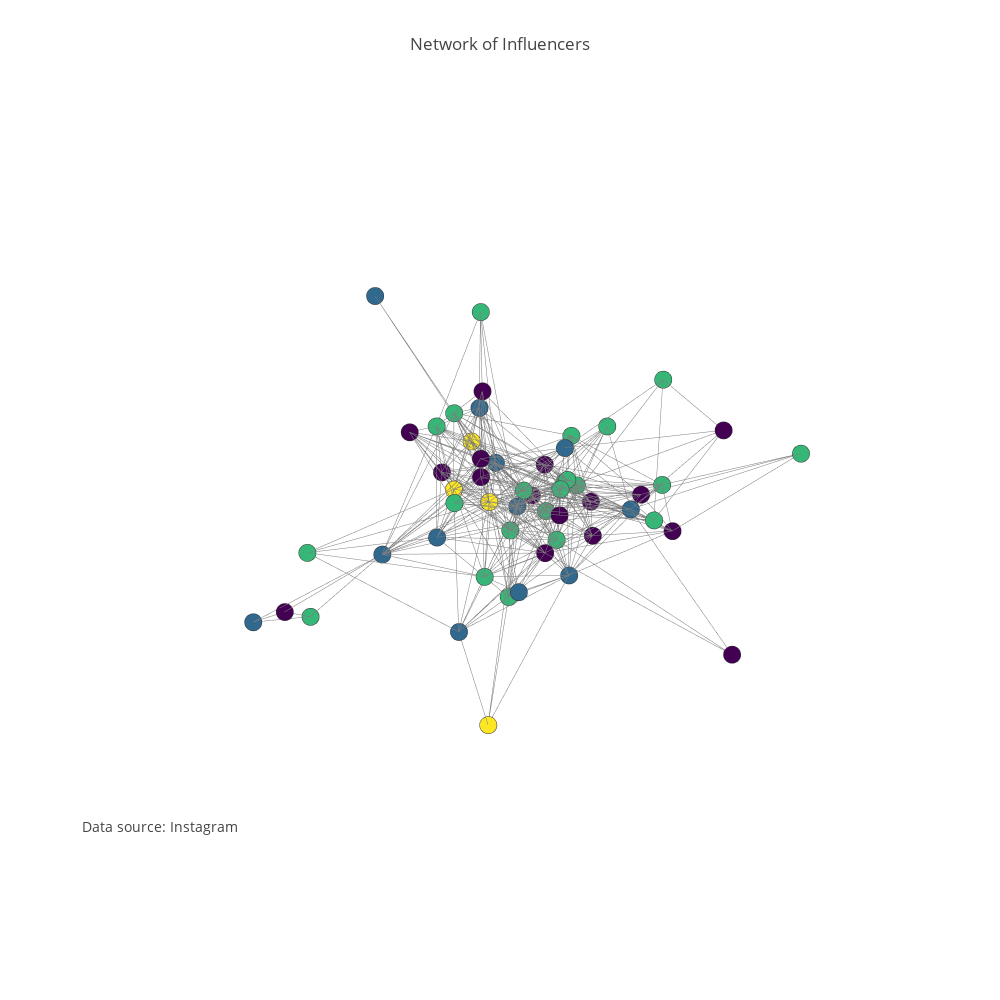

The notebook cell this image was saved under:
### Code cell
data=[trace1, trace2]
fig=go.Figure(data=data, layout=layout)

py.init_notebook_mode(connected=True)
py.iplot(fig, filename='Influenza')

### Figure 1 — Plotly figure (JSON) as saved in the notebook; plotly's stock layout.template omitted (floating-point values rounded to 4 significant figures; data arrays with more than 128 entries replaced by an {"elided": "..."} marker saying what was removed)
{"data": [{"hoverinfo": "none", "line": {"color": "rgb(125,125,125)", "width": 1}, "mode": "lines", "type": "scatter3d", "uid": "6ceafb62-a168-11e8-8555-7085c27db6fa", "x": {"elided": "1185 float values"}, "y": {"elided": "1185 float values"}, "z": {"elided": "1185 float values"}}, {"hoverinfo": "text", "marker": {"color": [0, 1, 1, 2, 2, 2, 0, 2, 2, 0, 2, 2, 0, 2, 0, 2, 1, 2, 0, 2, 1, 0, 1, 3, 2, 3, 2, 1, 0, 2, 3, 3, 0, 1, 0, 0, 0, 2, 1, 0, 2, 2, 1, 2, 1, 0, 2, 1, 2, 2, 0, 2, 0, 1, 0], "colorscale": "Viridis", "line": {"color": "rgb(50,50,50)", "width": 0.5}, "size": 6, "symbol": "circle"}, "mode": "markers", "name": "influencers", "text": ["audreyxaudrey", "aureliahathaway", "aylna", "bbychachki", "beatricesays", "beautifuladieu", "beccabeczten", "belluspuera", "bellywellyjelly", "bertillawong", "bongqiuqiu", "chevonnecheng", "chiamhuiy", "dreachong", "eexuan", "fionafussi", "gnitil", "heyrozz", "itsfranxcesca", "jemmawei", "joannalhs", "jocinaaa", "kimberlychia", "leannelow", "marxmae", "melissackoh", "meowiie", "mirchelley", "mongabong", "ms_rach", "ncwong", "nellielim", "nicolechangmin", "ninatsf", "novitalam", "ohsofickle", "omfgwen", "prettyfrowns", "rchlwngxx", "ricejasminee", "rjt99", "rozpho", "saffronsharpe", "shiberty", "soniachew", "sophiachong", "sophiewillocq", "speishi", "weecheryl", "willamazing", "xelainejasmine", "xiaxue", "xinlinnn", "yankaykay", "zoeraymondtan"], "type": "scatter3d", "uid": "6ceafb63-a168-11e8-9540-7085c27db6fa", "x": [-0.04893, 0.2191, -0.1129, 0.1089, -0.08803, -0.2346, -0.4337, -0.3533, -0.02464, -0.3325, -0.4003, -0.5246, -0.3025, -0.5252, -0.411, -0.08909, -0.1156, -0.2595, -0.2747, -0.5277, -0.08273, -0.3564, -0.1129, -0.1056, 0.000275, 0.3448, 0.05263, 0.3341, 0.2795, 0.4385, 0.2476, 0.1363, 0.02471, 0.4141, 0.2361, 0.3015, 0.1043, -0.05885, 0.3883, 0.1681, 0.1507, 0.2507, 0.33, 0.6934, -0.07229, 0.1244, -0.243, -0.2167, -0.7182, -0.2098, -0.06773, 0.5322, 0.6715, 0.7511], "y": [0.7169, 0.3844, 0.3887, 0.6323, 0.1093, 0.3761, -0.03251, -0.1903, -0.001456, 0.06773, -0.07992, -0.223, -0.2201, -0.2457, 0.3623, 0.1006, 0.144, -0.008218, -0.1335, 0.2187, -0.1953, 0.2508, -0.1156, -0.3447, -0.04019, 0.1947, 0.005788, 0.0443, 0.1066, 0.1593, -0.05458, -0.005942, -0.1481, -0.245, 0.06076, -0.1962, 0.2212, -0.3831, 0.01572, 0.3312, -0.2394, 0.08704, 0.3199, -0.2612, -0.2655, -0.2521, 0.1683, -1, 0.6322, -0.3963, 0.8521, -0.5697, -0.5047, -0.5987], "z": [0.5585, 0.4744, 0.1006, 0.2949, 0.05641, 0.5166, -0.2338, -0.3162, 0.02905, -0.2901, -0.165, -0.05945, -0.2319, -0.2847, -0.156, -0.1621, -0.3134, -0.04039, -0.03889, -0.08184, 0.02768, -0.02662, -0.1378, 0.04279, -0.1478, -0.6967, -0.3969, -0.3608, 0.3414, 0.2838, 0.1377, 0.05794, 0.3751, -0.1411, 0.2343, 0.3156, -0.04959, 0.1645, 0.05579, 0.1902, 0.2568, -0.1421, -0.02297, 0.01006, 0.2277, 0.05623, 0.2624, 0.3781, 0.1511, 0.5024, -0.1936, -0.5515, -0.4016, -0.4592]}], "layout": {"annotations": [{"font": {"size": 14}, "showarrow": false, "text": "Data source: Instagram", "x": 0, "xanchor": "left", "xref": "paper", "y": 0.1, "yanchor": "bottom", "yref": "paper"}], "height": 1000, "hovermode": "closest", "margin": {"t": 100}, "scene": {"xaxis": {"showbackground": false, "showgrid": false, "showline": false, "showticklabels": false, "title": "", "zeroline": false}, "yaxis": {"showbackground": false, "showgrid": false, "showline": false, "showticklabels": false, "title": "", "zeroline": false}, "zaxis": {"showbackground": false, "showgrid": false, "showline": false, "showticklabels": false, "title": "", "zeroline": false}}, "showlegend": false, "title": "Network of Influencers", "width": 1000}}
